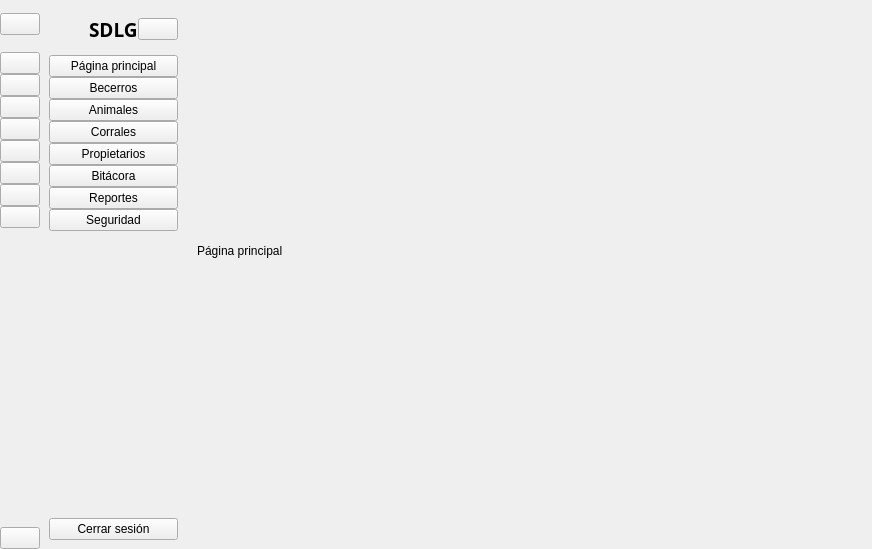
<?xml version="1.0" encoding="UTF-8"?>
<ui version="4.0">
 <class>MainWindow</class>
 <widget class="QMainWindow" name="MainWindow">
  <property name="geometry">
   <rect>
    <x>0</x>
    <y>0</y>
    <width>872</width>
    <height>549</height>
   </rect>
  </property>
  <property name="windowTitle">
   <string>SDLG Sistema</string>
  </property>
  <property name="windowIcon">
   <iconset resource="../../resources.qrc">
    <normaloff>:/icons/img/icons/logo.png</normaloff>:/icons/img/icons/logo.png</iconset>
  </property>
  <widget class="QWidget" name="centralwidget">
   <layout class="QGridLayout" name="gridLayout">
    <property name="leftMargin">
     <number>0</number>
    </property>
    <property name="topMargin">
     <number>0</number>
    </property>
    <property name="rightMargin">
     <number>0</number>
    </property>
    <property name="bottomMargin">
     <number>0</number>
    </property>
    <property name="spacing">
     <number>0</number>
    </property>
    <item row="0" column="0">
     <widget class="QWidget" name="icon_only_widget" native="true">
      <layout class="QVBoxLayout" name="verticalLayout_3">
       <property name="spacing">
        <number>0</number>
       </property>
       <property name="leftMargin">
        <number>0</number>
       </property>
       <property name="topMargin">
        <number>0</number>
       </property>
       <property name="rightMargin">
        <number>0</number>
       </property>
       <property name="bottomMargin">
        <number>0</number>
       </property>
       <item>
        <layout class="QHBoxLayout" name="horizontalLayout"/>
       </item>
       <item>
        <layout class="QVBoxLayout" name="verticalLayout">
         <property name="spacing">
          <number>0</number>
         </property>
         <item>
          <widget class="QWidget" name="widget_2" native="true"/>
         </item>
         <item>
          <widget class="QWidget" name="widget_4" native="true">
           <layout class="QVBoxLayout" name="verticalLayout_6">
            <property name="spacing">
             <number>0</number>
            </property>
            <property name="leftMargin">
             <number>0</number>
            </property>
            <property name="topMargin">
             <number>0</number>
            </property>
            <property name="rightMargin">
             <number>0</number>
            </property>
            <property name="bottomMargin">
             <number>0</number>
            </property>
            <item>
             <spacer name="verticalSpacer_3">
              <property name="orientation">
               <enum>Qt::Vertical</enum>
              </property>
              <property name="sizeType">
               <enum>QSizePolicy::Preferred</enum>
              </property>
              <property name="sizeHint" stdset="0">
               <size>
                <width>29</width>
                <height>13</height>
               </size>
              </property>
             </spacer>
            </item>
            <item>
             <widget class="QPushButton" name="menubtn">
              <property name="text">
               <string/>
              </property>
              <property name="icon">
               <iconset resource="../../resources.qrc">
                <normaloff>:/icons/img/icons/menu.png</normaloff>:/icons/img/icons/menu.png</iconset>
              </property>
              <property name="iconSize">
               <size>
                <width>14</width>
                <height>14</height>
               </size>
              </property>
              <property name="checkable">
               <bool>true</bool>
              </property>
             </widget>
            </item>
            <item>
             <spacer name="verticalSpacer_4">
              <property name="orientation">
               <enum>Qt::Vertical</enum>
              </property>
              <property name="sizeType">
               <enum>QSizePolicy::Preferred</enum>
              </property>
              <property name="sizeHint" stdset="0">
               <size>
                <width>20</width>
                <height>17</height>
               </size>
              </property>
             </spacer>
            </item>
           </layout>
          </widget>
         </item>
         <item>
          <widget class="QPushButton" name="indexbtn1">
           <property name="text">
            <string/>
           </property>
           <property name="icon">
            <iconset resource="../../resources.qrc">
             <normaloff>:/icons/img/icons/inicio.png</normaloff>:/icons/img/icons/inicio.png</iconset>
           </property>
           <property name="iconSize">
            <size>
             <width>20</width>
             <height>20</height>
            </size>
           </property>
           <property name="checkable">
            <bool>true</bool>
           </property>
           <property name="autoExclusive">
            <bool>true</bool>
           </property>
          </widget>
         </item>
         <item>
          <widget class="QPushButton" name="becerrosbtn1">
           <property name="text">
            <string/>
           </property>
           <property name="icon">
            <iconset resource="../../resources.qrc">
             <normaloff>:/icons/img/icons/becerro.png</normaloff>:/icons/img/icons/becerro.png</iconset>
           </property>
           <property name="iconSize">
            <size>
             <width>20</width>
             <height>20</height>
            </size>
           </property>
           <property name="checkable">
            <bool>true</bool>
           </property>
           <property name="autoExclusive">
            <bool>true</bool>
           </property>
          </widget>
         </item>
         <item>
          <widget class="QPushButton" name="animalesbtn1">
           <property name="text">
            <string/>
           </property>
           <property name="icon">
            <iconset resource="../../resources.qrc">
             <normaloff>:/icons/img/icons/cow.png</normaloff>:/icons/img/icons/cow.png</iconset>
           </property>
           <property name="iconSize">
            <size>
             <width>20</width>
             <height>20</height>
            </size>
           </property>
           <property name="checkable">
            <bool>true</bool>
           </property>
           <property name="autoExclusive">
            <bool>true</bool>
           </property>
          </widget>
         </item>
         <item>
          <widget class="QPushButton" name="corralesbtn1">
           <property name="text">
            <string/>
           </property>
           <property name="icon">
            <iconset resource="../../resources.qrc">
             <normaloff>:/icons/img/icons/fence.png</normaloff>:/icons/img/icons/fence.png</iconset>
           </property>
           <property name="iconSize">
            <size>
             <width>20</width>
             <height>20</height>
            </size>
           </property>
           <property name="checkable">
            <bool>true</bool>
           </property>
           <property name="autoExclusive">
            <bool>true</bool>
           </property>
          </widget>
         </item>
         <item>
          <widget class="QPushButton" name="propietariosbtn1">
           <property name="text">
            <string/>
           </property>
           <property name="icon">
            <iconset resource="../../resources.qrc">
             <normaloff>:/icons/img/icons/propietarios.png</normaloff>:/icons/img/icons/propietarios.png</iconset>
           </property>
           <property name="iconSize">
            <size>
             <width>20</width>
             <height>20</height>
            </size>
           </property>
           <property name="checkable">
            <bool>true</bool>
           </property>
           <property name="autoExclusive">
            <bool>true</bool>
           </property>
          </widget>
         </item>
         <item>
          <widget class="QPushButton" name="bitacorabtn1">
           <property name="text">
            <string/>
           </property>
           <property name="icon">
            <iconset resource="../../resources.qrc">
             <normaloff>:/icons/img/icons/bitacora.png</normaloff>:/icons/img/icons/bitacora.png</iconset>
           </property>
           <property name="iconSize">
            <size>
             <width>20</width>
             <height>20</height>
            </size>
           </property>
           <property name="checkable">
            <bool>true</bool>
           </property>
           <property name="autoExclusive">
            <bool>true</bool>
           </property>
          </widget>
         </item>
         <item>
          <widget class="QPushButton" name="reportesbtn1">
           <property name="text">
            <string/>
           </property>
           <property name="icon">
            <iconset resource="../../resources.qrc">
             <normaloff>:/icons/img/icons/reporte.png</normaloff>:/icons/img/icons/reporte.png</iconset>
           </property>
           <property name="iconSize">
            <size>
             <width>20</width>
             <height>20</height>
            </size>
           </property>
           <property name="checkable">
            <bool>true</bool>
           </property>
           <property name="autoExclusive">
            <bool>true</bool>
           </property>
          </widget>
         </item>
         <item>
          <widget class="QPushButton" name="seguridadbtn1">
           <property name="text">
            <string/>
           </property>
           <property name="icon">
            <iconset resource="../../resources.qrc">
             <normaloff>:/icons/img/icons/seguridad.png</normaloff>:/icons/img/icons/seguridad.png</iconset>
           </property>
           <property name="iconSize">
            <size>
             <width>20</width>
             <height>20</height>
            </size>
           </property>
           <property name="checkable">
            <bool>true</bool>
           </property>
           <property name="autoExclusive">
            <bool>true</bool>
           </property>
          </widget>
         </item>
        </layout>
       </item>
       <item>
        <spacer name="verticalSpacer_2">
         <property name="orientation">
          <enum>Qt::Vertical</enum>
         </property>
         <property name="sizeHint" stdset="0">
          <size>
           <width>20</width>
           <height>240</height>
          </size>
         </property>
        </spacer>
       </item>
       <item>
        <widget class="QPushButton" name="cerrarbtn1">
         <property name="text">
          <string/>
         </property>
         <property name="icon">
          <iconset resource="../../resources.qrc">
           <normaloff>:/icons/img/icons/cerrar.png</normaloff>
           <normalon>:/icons/img/icons/cerrar2.png</normalon>:/icons/img/icons/cerrar.png</iconset>
         </property>
         <property name="iconSize">
          <size>
           <width>20</width>
           <height>20</height>
          </size>
         </property>
         <property name="checkable">
          <bool>false</bool>
         </property>
         <property name="autoExclusive">
          <bool>false</bool>
         </property>
        </widget>
       </item>
      </layout>
     </widget>
    </item>
    <item row="0" column="1">
     <widget class="QWidget" name="full_menu_widget" native="true">
      <layout class="QVBoxLayout" name="verticalLayout_4">
       <item>
        <layout class="QHBoxLayout" name="horizontalLayout_2">
         <property name="spacing">
          <number>0</number>
         </property>
         <item>
          <widget class="QLabel" name="label_2">
           <property name="minimumSize">
            <size>
             <width>40</width>
             <height>40</height>
            </size>
           </property>
           <property name="maximumSize">
            <size>
             <width>40</width>
             <height>40</height>
            </size>
           </property>
           <property name="text">
            <string/>
           </property>
           <property name="pixmap">
            <pixmap resource="../../resources.qrc">:/icons/img/icons/logo.png</pixmap>
           </property>
           <property name="scaledContents">
            <bool>true</bool>
           </property>
          </widget>
         </item>
         <item>
          <widget class="QLabel" name="label_3">
           <property name="font">
            <font>
             <family>Segoe UI Semibold</family>
             <pointsize>14</pointsize>
             <weight>75</weight>
             <bold>true</bold>
            </font>
           </property>
           <property name="text">
            <string>SDLG</string>
           </property>
          </widget>
         </item>
         <item>
          <widget class="QPushButton" name="menubtn_2">
           <property name="text">
            <string/>
           </property>
           <property name="icon">
            <iconset resource="../../resources.qrc">
             <normaloff>:/icons/img/icons/menu.png</normaloff>:/icons/img/icons/menu.png</iconset>
           </property>
           <property name="iconSize">
            <size>
             <width>14</width>
             <height>14</height>
            </size>
           </property>
           <property name="checkable">
            <bool>true</bool>
           </property>
          </widget>
         </item>
        </layout>
       </item>
       <item>
        <layout class="QVBoxLayout" name="verticalLayout_2">
         <property name="spacing">
          <number>0</number>
         </property>
         <item>
          <widget class="QPushButton" name="indexbtn2">
           <property name="text">
            <string>Página principal</string>
           </property>
           <property name="icon">
            <iconset resource="../../resources.qrc">
             <normaloff>:/icons/img/icons/inicio.png</normaloff>:/icons/img/icons/inicio.png</iconset>
           </property>
           <property name="iconSize">
            <size>
             <width>20</width>
             <height>20</height>
            </size>
           </property>
           <property name="checkable">
            <bool>true</bool>
           </property>
           <property name="autoExclusive">
            <bool>true</bool>
           </property>
          </widget>
         </item>
         <item>
          <widget class="QPushButton" name="becerrosbtn2">
           <property name="text">
            <string>Becerros</string>
           </property>
           <property name="icon">
            <iconset resource="../../resources.qrc">
             <normaloff>:/icons/img/icons/becerro.png</normaloff>:/icons/img/icons/becerro.png</iconset>
           </property>
           <property name="iconSize">
            <size>
             <width>20</width>
             <height>20</height>
            </size>
           </property>
           <property name="checkable">
            <bool>true</bool>
           </property>
           <property name="autoExclusive">
            <bool>true</bool>
           </property>
          </widget>
         </item>
         <item>
          <widget class="QPushButton" name="animalesbtn2">
           <property name="text">
            <string>Animales</string>
           </property>
           <property name="icon">
            <iconset resource="../../resources.qrc">
             <normaloff>:/icons/img/icons/cow.png</normaloff>:/icons/img/icons/cow.png</iconset>
           </property>
           <property name="iconSize">
            <size>
             <width>20</width>
             <height>20</height>
            </size>
           </property>
           <property name="checkable">
            <bool>true</bool>
           </property>
           <property name="autoExclusive">
            <bool>true</bool>
           </property>
          </widget>
         </item>
         <item>
          <widget class="QPushButton" name="corralesbtn2">
           <property name="text">
            <string>Corrales</string>
           </property>
           <property name="icon">
            <iconset resource="../../resources.qrc">
             <normaloff>:/icons/img/icons/fence.png</normaloff>:/icons/img/icons/fence.png</iconset>
           </property>
           <property name="iconSize">
            <size>
             <width>20</width>
             <height>20</height>
            </size>
           </property>
           <property name="checkable">
            <bool>true</bool>
           </property>
           <property name="autoExclusive">
            <bool>true</bool>
           </property>
          </widget>
         </item>
         <item>
          <widget class="QPushButton" name="propietariosbtn2">
           <property name="text">
            <string>Propietarios</string>
           </property>
           <property name="icon">
            <iconset resource="../../resources.qrc">
             <normaloff>:/icons/img/icons/propietarios.png</normaloff>:/icons/img/icons/propietarios.png</iconset>
           </property>
           <property name="iconSize">
            <size>
             <width>20</width>
             <height>20</height>
            </size>
           </property>
           <property name="checkable">
            <bool>true</bool>
           </property>
           <property name="autoExclusive">
            <bool>true</bool>
           </property>
          </widget>
         </item>
         <item>
          <widget class="QPushButton" name="bitacorabtn2">
           <property name="text">
            <string>Bitácora</string>
           </property>
           <property name="icon">
            <iconset resource="../../resources.qrc">
             <normaloff>:/icons/img/icons/bitacora.png</normaloff>:/icons/img/icons/bitacora.png</iconset>
           </property>
           <property name="iconSize">
            <size>
             <width>20</width>
             <height>20</height>
            </size>
           </property>
           <property name="checkable">
            <bool>true</bool>
           </property>
           <property name="autoExclusive">
            <bool>true</bool>
           </property>
          </widget>
         </item>
         <item>
          <widget class="QPushButton" name="reportesbtn2">
           <property name="text">
            <string>Reportes</string>
           </property>
           <property name="icon">
            <iconset resource="../../resources.qrc">
             <normaloff>:/icons/img/icons/reporte.png</normaloff>:/icons/img/icons/reporte.png</iconset>
           </property>
           <property name="iconSize">
            <size>
             <width>20</width>
             <height>20</height>
            </size>
           </property>
           <property name="checkable">
            <bool>true</bool>
           </property>
           <property name="autoExclusive">
            <bool>true</bool>
           </property>
          </widget>
         </item>
         <item>
          <widget class="QPushButton" name="seguridadbtn2">
           <property name="cursor">
            <cursorShape>ArrowCursor</cursorShape>
           </property>
           <property name="text">
            <string>Seguridad</string>
           </property>
           <property name="icon">
            <iconset resource="../../resources.qrc">
             <normaloff>:/icons/img/icons/seguridad.png</normaloff>:/icons/img/icons/seguridad.png</iconset>
           </property>
           <property name="iconSize">
            <size>
             <width>20</width>
             <height>20</height>
            </size>
           </property>
           <property name="checkable">
            <bool>true</bool>
           </property>
           <property name="autoExclusive">
            <bool>true</bool>
           </property>
          </widget>
         </item>
        </layout>
       </item>
       <item>
        <spacer name="verticalSpacer">
         <property name="orientation">
          <enum>Qt::Vertical</enum>
         </property>
         <property name="sizeHint" stdset="0">
          <size>
           <width>20</width>
           <height>214</height>
          </size>
         </property>
        </spacer>
       </item>
       <item>
        <widget class="QPushButton" name="cerrarbtn2">
         <property name="text">
          <string>Cerrar sesión</string>
         </property>
         <property name="icon">
          <iconset resource="../../resources.qrc">
           <normaloff>:/icons/img/icons/cerrar.png</normaloff>
           <normalon>:/icons/img/icons/cerrar2.png</normalon>:/icons/img/icons/cerrar.png</iconset>
         </property>
         <property name="iconSize">
          <size>
           <width>20</width>
           <height>20</height>
          </size>
         </property>
        </widget>
       </item>
      </layout>
     </widget>
    </item>
    <item row="0" column="2">
     <widget class="QWidget" name="widget_3" native="true">
      <layout class="QVBoxLayout" name="verticalLayout_5">
       <property name="spacing">
        <number>0</number>
       </property>
       <property name="leftMargin">
        <number>0</number>
       </property>
       <property name="topMargin">
        <number>0</number>
       </property>
       <property name="rightMargin">
        <number>0</number>
       </property>
       <property name="bottomMargin">
        <number>0</number>
       </property>
       <item>
        <widget class="QWidget" name="widget" native="true"/>
       </item>
       <item>
        <widget class="QStackedWidget" name="stackedWidget">
         <widget class="QWidget" name="page">
          <widget class="QLabel" name="label_4">
           <property name="geometry">
            <rect>
             <x>10</x>
             <y>10</y>
             <width>761</width>
             <height>481</height>
            </rect>
           </property>
           <property name="text">
            <string>Página principal</string>
           </property>
          </widget>
         </widget>
         <widget class="QWidget" name="page_2">
          <widget class="QLabel" name="label_5">
           <property name="geometry">
            <rect>
             <x>10</x>
             <y>10</y>
             <width>761</width>
             <height>481</height>
            </rect>
           </property>
           <property name="text">
            <string>Becerros</string>
           </property>
          </widget>
         </widget>
         <widget class="QWidget" name="page_3">
          <widget class="QLabel" name="label_6">
           <property name="geometry">
            <rect>
             <x>10</x>
             <y>10</y>
             <width>761</width>
             <height>481</height>
            </rect>
           </property>
           <property name="text">
            <string>Animales</string>
           </property>
          </widget>
         </widget>
         <widget class="QWidget" name="page_4">
          <widget class="QLabel" name="label_7">
           <property name="geometry">
            <rect>
             <x>10</x>
             <y>10</y>
             <width>761</width>
             <height>481</height>
            </rect>
           </property>
           <property name="text">
            <string>Corrales</string>
           </property>
          </widget>
         </widget>
         <widget class="QWidget" name="page_5">
          <widget class="QLabel" name="label_8">
           <property name="geometry">
            <rect>
             <x>10</x>
             <y>10</y>
             <width>761</width>
             <height>481</height>
            </rect>
           </property>
           <property name="text">
            <string>Propietarios</string>
           </property>
          </widget>
         </widget>
         <widget class="QWidget" name="page_6">
          <widget class="QLabel" name="label_9">
           <property name="geometry">
            <rect>
             <x>10</x>
             <y>10</y>
             <width>761</width>
             <height>481</height>
            </rect>
           </property>
           <property name="text">
            <string>Bitacora</string>
           </property>
          </widget>
         </widget>
         <widget class="QWidget" name="page_7">
          <widget class="QLabel" name="label_10">
           <property name="geometry">
            <rect>
             <x>10</x>
             <y>10</y>
             <width>761</width>
             <height>481</height>
            </rect>
           </property>
           <property name="text">
            <string>Reportes</string>
           </property>
          </widget>
         </widget>
         <widget class="QWidget" name="page_8">
          <widget class="QLabel" name="label_11">
           <property name="geometry">
            <rect>
             <x>10</x>
             <y>10</y>
             <width>761</width>
             <height>481</height>
            </rect>
           </property>
           <property name="text">
            <string>Seguridad</string>
           </property>
          </widget>
         </widget>
        </widget>
       </item>
      </layout>
     </widget>
    </item>
   </layout>
  </widget>
 </widget>
 <resources>
  <include location="../../resources.qrc"/>
 </resources>
 <connections>
  <connection>
   <sender>indexbtn1</sender>
   <signal>toggled(bool)</signal>
   <receiver>indexbtn2</receiver>
   <slot>setChecked(bool)</slot>
   <hints>
    <hint type="sourcelabel">
     <x>32</x>
     <y>86</y>
    </hint>
    <hint type="destinationlabel">
     <x>94</x>
     <y>79</y>
    </hint>
   </hints>
  </connection>
  <connection>
   <sender>becerrosbtn1</sender>
   <signal>toggled(bool)</signal>
   <receiver>becerrosbtn2</receiver>
   <slot>setChecked(bool)</slot>
   <hints>
    <hint type="sourcelabel">
     <x>21</x>
     <y>99</y>
    </hint>
    <hint type="destinationlabel">
     <x>78</x>
     <y>100</y>
    </hint>
   </hints>
  </connection>
  <connection>
   <sender>animalesbtn1</sender>
   <signal>toggled(bool)</signal>
   <receiver>animalesbtn2</receiver>
   <slot>setChecked(bool)</slot>
   <hints>
    <hint type="sourcelabel">
     <x>29</x>
     <y>142</y>
    </hint>
    <hint type="destinationlabel">
     <x>88</x>
     <y>131</y>
    </hint>
   </hints>
  </connection>
  <connection>
   <sender>corralesbtn1</sender>
   <signal>toggled(bool)</signal>
   <receiver>corralesbtn2</receiver>
   <slot>setChecked(bool)</slot>
   <hints>
    <hint type="sourcelabel">
     <x>32</x>
     <y>170</y>
    </hint>
    <hint type="destinationlabel">
     <x>81</x>
     <y>157</y>
    </hint>
   </hints>
  </connection>
  <connection>
   <sender>propietariosbtn1</sender>
   <signal>toggled(bool)</signal>
   <receiver>propietariosbtn2</receiver>
   <slot>setChecked(bool)</slot>
   <hints>
    <hint type="sourcelabel">
     <x>32</x>
     <y>198</y>
    </hint>
    <hint type="destinationlabel">
     <x>76</x>
     <y>191</y>
    </hint>
   </hints>
  </connection>
  <connection>
   <sender>bitacorabtn1</sender>
   <signal>toggled(bool)</signal>
   <receiver>bitacorabtn2</receiver>
   <slot>setChecked(bool)</slot>
   <hints>
    <hint type="sourcelabel">
     <x>32</x>
     <y>226</y>
    </hint>
    <hint type="destinationlabel">
     <x>76</x>
     <y>209</y>
    </hint>
   </hints>
  </connection>
  <connection>
   <sender>reportesbtn1</sender>
   <signal>toggled(bool)</signal>
   <receiver>reportesbtn2</receiver>
   <slot>setChecked(bool)</slot>
   <hints>
    <hint type="sourcelabel">
     <x>32</x>
     <y>254</y>
    </hint>
    <hint type="destinationlabel">
     <x>82</x>
     <y>244</y>
    </hint>
   </hints>
  </connection>
  <connection>
   <sender>seguridadbtn1</sender>
   <signal>toggled(bool)</signal>
   <receiver>seguridadbtn2</receiver>
   <slot>setChecked(bool)</slot>
   <hints>
    <hint type="sourcelabel">
     <x>32</x>
     <y>282</y>
    </hint>
    <hint type="destinationlabel">
     <x>85</x>
     <y>272</y>
    </hint>
   </hints>
  </connection>
  <connection>
   <sender>indexbtn2</sender>
   <signal>toggled(bool)</signal>
   <receiver>indexbtn1</receiver>
   <slot>setChecked(bool)</slot>
   <hints>
    <hint type="sourcelabel">
     <x>94</x>
     <y>68</y>
    </hint>
    <hint type="destinationlabel">
     <x>32</x>
     <y>86</y>
    </hint>
   </hints>
  </connection>
  <connection>
   <sender>becerrosbtn2</sender>
   <signal>toggled(bool)</signal>
   <receiver>becerrosbtn1</receiver>
   <slot>setChecked(bool)</slot>
   <hints>
    <hint type="sourcelabel">
     <x>73</x>
     <y>95</y>
    </hint>
    <hint type="destinationlabel">
     <x>32</x>
     <y>114</y>
    </hint>
   </hints>
  </connection>
  <connection>
   <sender>animalesbtn2</sender>
   <signal>toggled(bool)</signal>
   <receiver>animalesbtn1</receiver>
   <slot>setChecked(bool)</slot>
   <hints>
    <hint type="sourcelabel">
     <x>72</x>
     <y>124</y>
    </hint>
    <hint type="destinationlabel">
     <x>32</x>
     <y>142</y>
    </hint>
   </hints>
  </connection>
  <connection>
   <sender>corralesbtn2</sender>
   <signal>toggled(bool)</signal>
   <receiver>corralesbtn1</receiver>
   <slot>setChecked(bool)</slot>
   <hints>
    <hint type="sourcelabel">
     <x>90</x>
     <y>148</y>
    </hint>
    <hint type="destinationlabel">
     <x>32</x>
     <y>170</y>
    </hint>
   </hints>
  </connection>
  <connection>
   <sender>propietariosbtn2</sender>
   <signal>toggled(bool)</signal>
   <receiver>propietariosbtn1</receiver>
   <slot>setChecked(bool)</slot>
   <hints>
    <hint type="sourcelabel">
     <x>85</x>
     <y>181</y>
    </hint>
    <hint type="destinationlabel">
     <x>29</x>
     <y>198</y>
    </hint>
   </hints>
  </connection>
  <connection>
   <sender>bitacorabtn2</sender>
   <signal>toggled(bool)</signal>
   <receiver>bitacorabtn1</receiver>
   <slot>setChecked(bool)</slot>
   <hints>
    <hint type="sourcelabel">
     <x>97</x>
     <y>218</y>
    </hint>
    <hint type="destinationlabel">
     <x>29</x>
     <y>217</y>
    </hint>
   </hints>
  </connection>
  <connection>
   <sender>reportesbtn2</sender>
   <signal>toggled(bool)</signal>
   <receiver>reportesbtn1</receiver>
   <slot>setChecked(bool)</slot>
   <hints>
    <hint type="sourcelabel">
     <x>88</x>
     <y>236</y>
    </hint>
    <hint type="destinationlabel">
     <x>32</x>
     <y>254</y>
    </hint>
   </hints>
  </connection>
  <connection>
   <sender>seguridadbtn2</sender>
   <signal>toggled(bool)</signal>
   <receiver>seguridadbtn1</receiver>
   <slot>setChecked(bool)</slot>
   <hints>
    <hint type="sourcelabel">
     <x>81</x>
     <y>257</y>
    </hint>
    <hint type="destinationlabel">
     <x>32</x>
     <y>282</y>
    </hint>
   </hints>
  </connection>
  <connection>
   <sender>menubtn</sender>
   <signal>toggled(bool)</signal>
   <receiver>icon_only_widget</receiver>
   <slot>setVisible(bool)</slot>
   <hints>
    <hint type="sourcelabel">
     <x>286</x>
     <y>90</y>
    </hint>
    <hint type="destinationlabel">
     <x>33</x>
     <y>331</y>
    </hint>
   </hints>
  </connection>
  <connection>
   <sender>menubtn</sender>
   <signal>toggled(bool)</signal>
   <receiver>full_menu_widget</receiver>
   <slot>setHidden(bool)</slot>
   <hints>
    <hint type="sourcelabel">
     <x>286</x>
     <y>87</y>
    </hint>
    <hint type="destinationlabel">
     <x>164</x>
     <y>300</y>
    </hint>
   </hints>
  </connection>
  <connection>
   <sender>menubtn_2</sender>
   <signal>toggled(bool)</signal>
   <receiver>full_menu_widget</receiver>
   <slot>setHidden(bool)</slot>
   <hints>
    <hint type="sourcelabel">
     <x>139</x>
     <y>33</y>
    </hint>
    <hint type="destinationlabel">
     <x>140</x>
     <y>365</y>
    </hint>
   </hints>
  </connection>
  <connection>
   <sender>menubtn_2</sender>
   <signal>toggled(bool)</signal>
   <receiver>icon_only_widget</receiver>
   <slot>setVisible(bool)</slot>
   <hints>
    <hint type="sourcelabel">
     <x>153</x>
     <y>19</y>
    </hint>
    <hint type="destinationlabel">
     <x>23</x>
     <y>415</y>
    </hint>
   </hints>
  </connection>
 </connections>
</ui>
